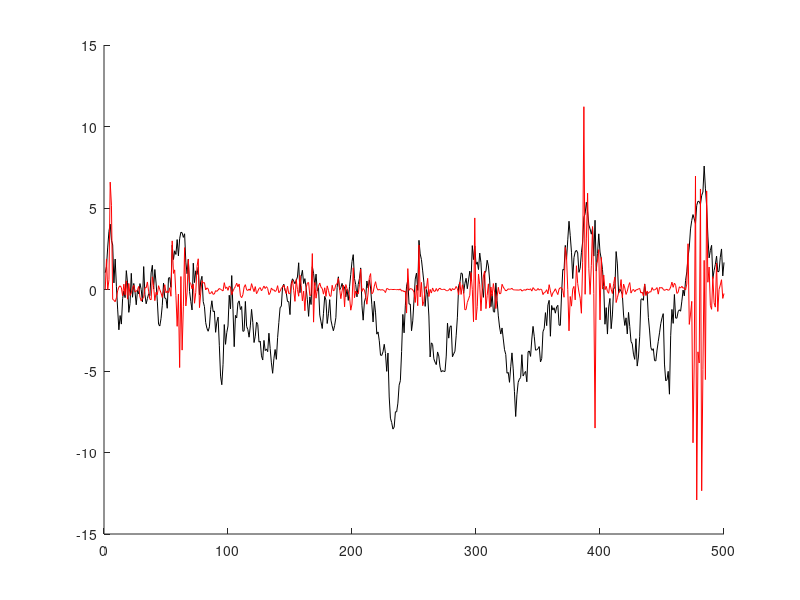

Write the MATLAB code that produced this figure.
N = 500;
alpha= 0.91;
sigma = 1.0;
beta= 0.5;
V = randn(N,1);
W = randn(N,1);
X = zeros(N,1);
Y = zeros(N,1);
X(1,1) = ((sigma^2)/(1-alpha^2))*randn;

for ii = 2:N
    X(ii,1) = alpha*X(ii-1,1) + sigma*V(ii,1);
    Y(ii,1) = beta*exp(X(ii,1)/2)*W(ii,1);
end

hold on
plot(X, 'k')
plot(Y,'r')
hold off

M = 1000;